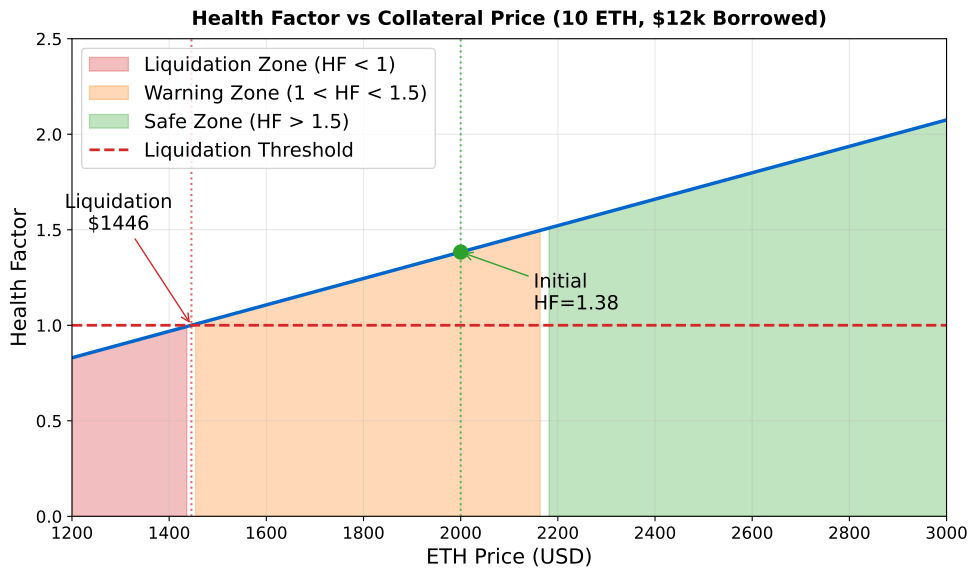

The Python source for this figure:
"""
Health Factor Visualization
Shows health factor changes with collateral price
"""

import matplotlib.pyplot as plt
import numpy as np
from pathlib import Path

CHART_METADATA = {
    'title': 'Health Factor',
    'url': 'https://github.com/Digital-AI-Finance/Blockchain_Crypto/tree/main/Module_E_DeFi_Ecosystem/L37_Lending_Protocols/charts/03_health_factor'
}

plt.rcParams.update({
    'font.size': 14,
    'axes.labelsize': 14,
    'axes.titlesize': 16,
    'xtick.labelsize': 12,
    'ytick.labelsize': 12,
    'legend.fontsize': 12,
    'figure.figsize': (10, 6),
    'figure.dpi': 150
})

MLPURPLE = '#3333B2'
MLBLUE = '#0066CC'
MLORANGE = '#FF7F0E'
MLGREEN = '#2CA02C'
MLRED = '#D62728'

fig, ax = plt.subplots(figsize=(10, 6))

# Scenario: 10 ETH collateral, $12k borrowed, 83% liquidation threshold
# Initial ETH price: $2000
borrowed = 12000
liq_threshold = 0.83

# ETH prices from $1200 to $3000
eth_prices = np.linspace(1200, 3000, 100)
collateral_values = 10 * eth_prices
health_factors = (collateral_values * liq_threshold) / borrowed

ax.plot(eth_prices, health_factors, '-', color=MLBLUE, linewidth=2.5)

# Zones
ax.fill_between(eth_prices, 0, health_factors, where=(health_factors < 1),
                color=MLRED, alpha=0.3, label='Liquidation Zone (HF < 1)')
ax.fill_between(eth_prices, 0, health_factors, where=(health_factors >= 1) & (health_factors < 1.5),
                color=MLORANGE, alpha=0.3, label='Warning Zone (1 < HF < 1.5)')
ax.fill_between(eth_prices, 0, health_factors, where=(health_factors >= 1.5),
                color=MLGREEN, alpha=0.3, label='Safe Zone (HF > 1.5)')

# Liquidation line
ax.axhline(y=1, color=MLRED, linestyle='--', linewidth=2, label='Liquidation Threshold')

# Mark key points
# Liquidation price
liq_price = borrowed / (10 * liq_threshold)
ax.axvline(x=liq_price, color=MLRED, linestyle=':', linewidth=1.5, alpha=0.7)
ax.annotate(f'Liquidation\n${liq_price:.0f}', xy=(liq_price, 1), xytext=(liq_price-150, 1.5),
            fontsize=14, ha='center', arrowprops=dict(arrowstyle='->', color=MLRED))

# Initial price
ax.axvline(x=2000, color=MLGREEN, linestyle=':', linewidth=1.5, alpha=0.7)
hf_initial = (10 * 2000 * 0.83) / 12000
ax.plot(2000, hf_initial, 'o', color=MLGREEN, markersize=10, zorder=5)
ax.annotate(f'Initial\nHF={hf_initial:.2f}', xy=(2000, hf_initial), xytext=(2150, hf_initial-0.3),
            fontsize=14, ha='left', arrowprops=dict(arrowstyle='->', color=MLGREEN))

ax.set_xlabel('ETH Price (USD)', fontsize=15)
ax.set_ylabel('Health Factor', fontsize=15)
ax.set_xlim(1200, 3000)
ax.set_ylim(0, 2.5)

ax.legend(loc='upper left', fontsize=14)
ax.grid(True, alpha=0.3)

ax.set_title('Health Factor vs Collateral Price (10 ETH, $12k Borrowed)', fontweight='bold', fontsize=14, pad=10)
plt.tight_layout()

output_path = Path(__file__).parent / 'chart.pdf'
plt.savefig(output_path, bbox_inches='tight', dpi=300)
print(f"Chart saved to: {output_path.absolute()}")
plt.close()
